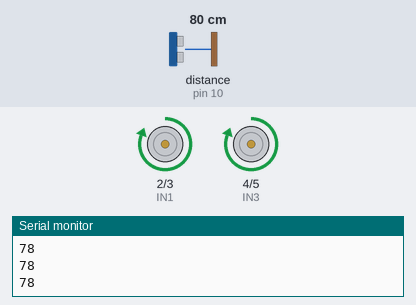
A sketch run on a simulated Arduino Uno, built with avr-gcc and run on an emulated ATmega328P. On the bench: motor-driver pin pairs drawn as motors (green arrow = first pin HIGH = forward, orange = second pin HIGH = backward, longer = more drive), the last lines printed to the serial monitor. Wiring (inferred from the names in the program): ultrasonic range finder: trigger pin 9; echo pin 10. The inputs (shaded band) are chosen by the test bench; at power-on: distance to the obstacle (sensor on pin 10) 80 cm. The echo pulse lasts 58.3 µs per cm.

Above: at 1.2 s.
1.3 s: distance to the obstacle (sensor on pin 10) set to 24 cm
2.8 s: distance to the obstacle (sensor on pin 10) set to 20 cm
At 3.2 s:
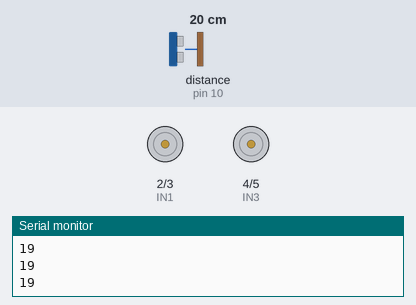
4.4 s: distance to the obstacle (sensor on pin 10) set to 35 cm
At 5.4 s:
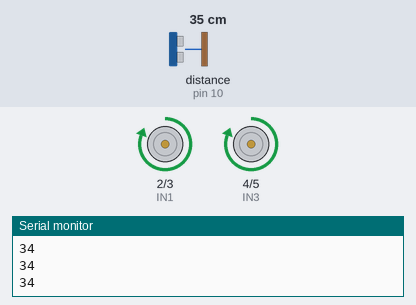
5.9 s: distance to the obstacle (sensor on pin 10) set to 2 cm
At 6.7 s:
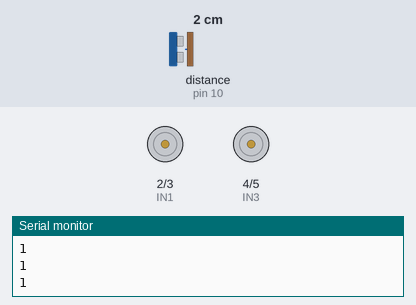
Timing chart, 0 to 8.4 s (numbered marks = the images above; inputs shaded):
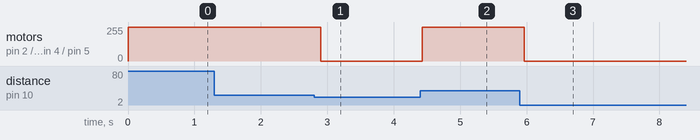

The sketch:

Ultrasonic_Obstacle_Detection_Rover.ino
```cpp
const int trig = 9;
const int echo = 10;

const int IN1 = 2;
const int IN2 = 3;
const int IN3 = 4;
const int IN4 = 5;

long duration;
int distance;

void setup()
{
  pinMode(trig, OUTPUT);
  pinMode(echo, INPUT);

  pinMode(IN1, OUTPUT);
  pinMode(IN2, OUTPUT);
  pinMode(IN3, OUTPUT);
  pinMode(IN4, OUTPUT);

  Serial.begin(9600);
}

void loop()
{
  digitalWrite(trig, LOW);
  delayMicroseconds(2);

  digitalWrite(trig, HIGH);
  delayMicroseconds(10);
  digitalWrite(trig, LOW);

  duration = pulseIn(echo, HIGH);

  distance = duration * 0.034 / 2;

  Serial.println(distance);

  if (distance > 20 && distance != 0)
  {
    // Rover Forward
    digitalWrite(IN1, HIGH);
    digitalWrite(IN2, LOW);

    digitalWrite(IN3, HIGH);
    digitalWrite(IN4, LOW);
  }
  else
  {
    // Rover Stop
    digitalWrite(IN1, LOW);
    digitalWrite(IN2, LOW);

    digitalWrite(IN3, LOW);
    digitalWrite(IN4, LOW);
  }

  delay(100);
}
```

Measured:
- the behaviour switches between 22 and 21 cm on distance to the obstacle (sensor on pin 10) (found by bisection; images 0 and 1)
- after the input at 2.8 s, motor on pin 2 (IN1) / pin 3 (IN2), motor on pin 4 (IN3) / pin 5 (IN4): forward 255/255 → stopped after 0.10 s
- after the input at 4.4 s, motor on pin 2 (IN1) / pin 3 (IN2), motor on pin 4 (IN3) / pin 5 (IN4): stopped → forward 255/255 at once
- after the input at 5.9 s, motor on pin 2 (IN1) / pin 3 (IN2), motor on pin 4 (IN3) / pin 5 (IN4): forward 255/255 → stopped after 0.07 s
